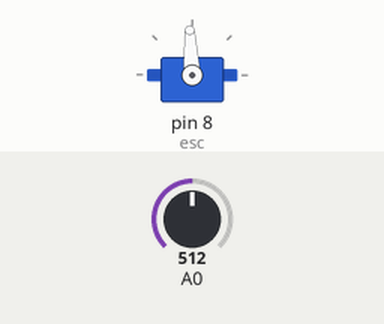
Simulated run of this sketch. Board: Arduino Uno, built with avr-gcc and run on an emulated ATmega328P. Shown: servo. The test bench sets the inputs (shaded band); at power-on: A0 = 512.

Above: at 1.2 s.
1.3 s: A0 set to 716
At 2.0 s:
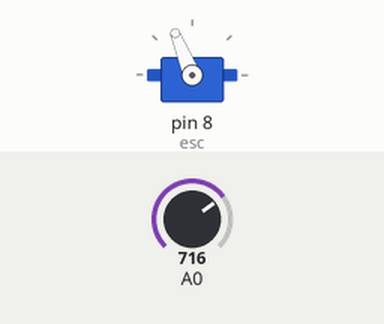
2.8 s: A0 set to 900
At 3.1 s:
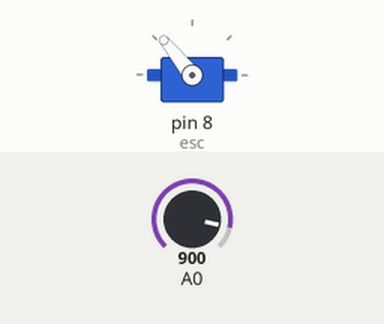
4.3 s: A0 set to 1023
At 5.5 s:
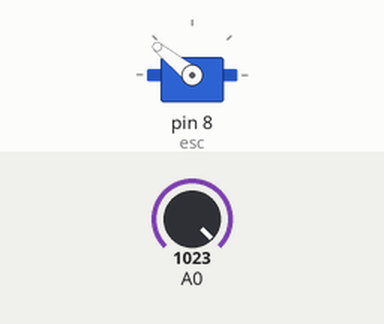
5.8 s: A0 set to 306
At 6.6 s:
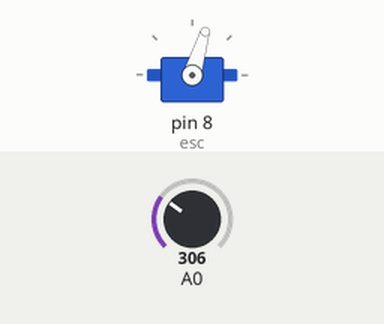
7.3 s: A0 set to 122
At 7.7 s:
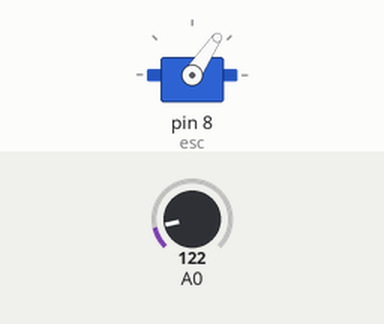
8.8 s: A0 set to 511
At 10.1 s:
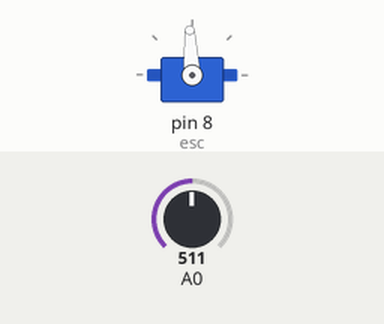
Timing chart, 0 to 11.3 s (numbered marks = the images above; inputs shaded):
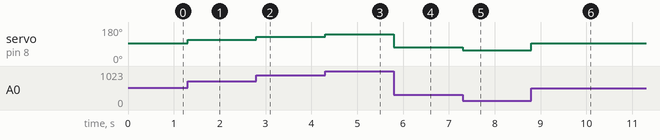

The sketch:

test_moteur_ServoTimer2.ino
```cpp
#include <ServoTimer2.h>

ServoTimer2 esc; //Creating a servo class with name as esc

void setup()

{

esc.attach(8); //Specify the esc signal pin,Here as D8

esc.write(1000); //initialize the signal to 1000

Serial.begin(9600);

}

void loop()

{

int val; //Creating a variable val

val= analogRead(A0); //Read input from analog pin a0 and store in val

val= map(val, 0, 1023,1000,2000); //mapping val to minimum and maximum(Change if needed)

esc.write(val); //using val as the signal to esc

}
```

Measured:
- after the input at 1.3 s, servo on pin 8 (esc): 93° → 112° at once
- after the input at 2.8 s, servo on pin 8 (esc): 112° → 129° at once
- after the input at 4.3 s, servo on pin 8 (esc): 129° → 141° at once
- after the input at 5.8 s, servo on pin 8 (esc): 141° → 73° at once
- after the input at 7.3 s, servo on pin 8 (esc): 73° → 56° at once
- after the input at 8.8 s, servo on pin 8 (esc): 56° → 93° at once
